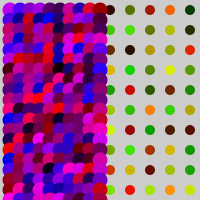
Frame 1 (no input)
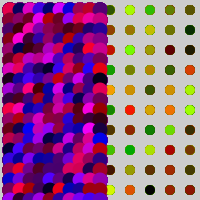
Frame 60 (the mouse pressed at the canvas centre just before this capture)
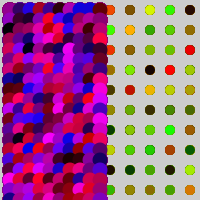
Frame 120 (the mouse held since frame 60 and released just before this capture)

The Processing sketch that drew these frames (run headless with seeded random() and noise(); from frame 60 on, the mouse is pressed at the canvas centre):

// Processing sketch: processing_13727
// ── processing_13727.pde

int a=0;
void setup() {
  size(200,200);
}
 
void draw() {
  for(int y=10; y<=200; y=y+20){
    for(int x=10; x<=200; x=x+20)
    {
    noStroke();
    fill(random(255), random(255), random(0));
    ellipse(x,y,10,10);
    }
  }
    
    for(int y=10; y<=200; y=y+10){
    for(int x=10; x<=100; x=x+10){
    fill(random(255), random(0), random(255));
    ellipse(x,y,15,15);
    }
    a=a+1;
  }
}     
                
